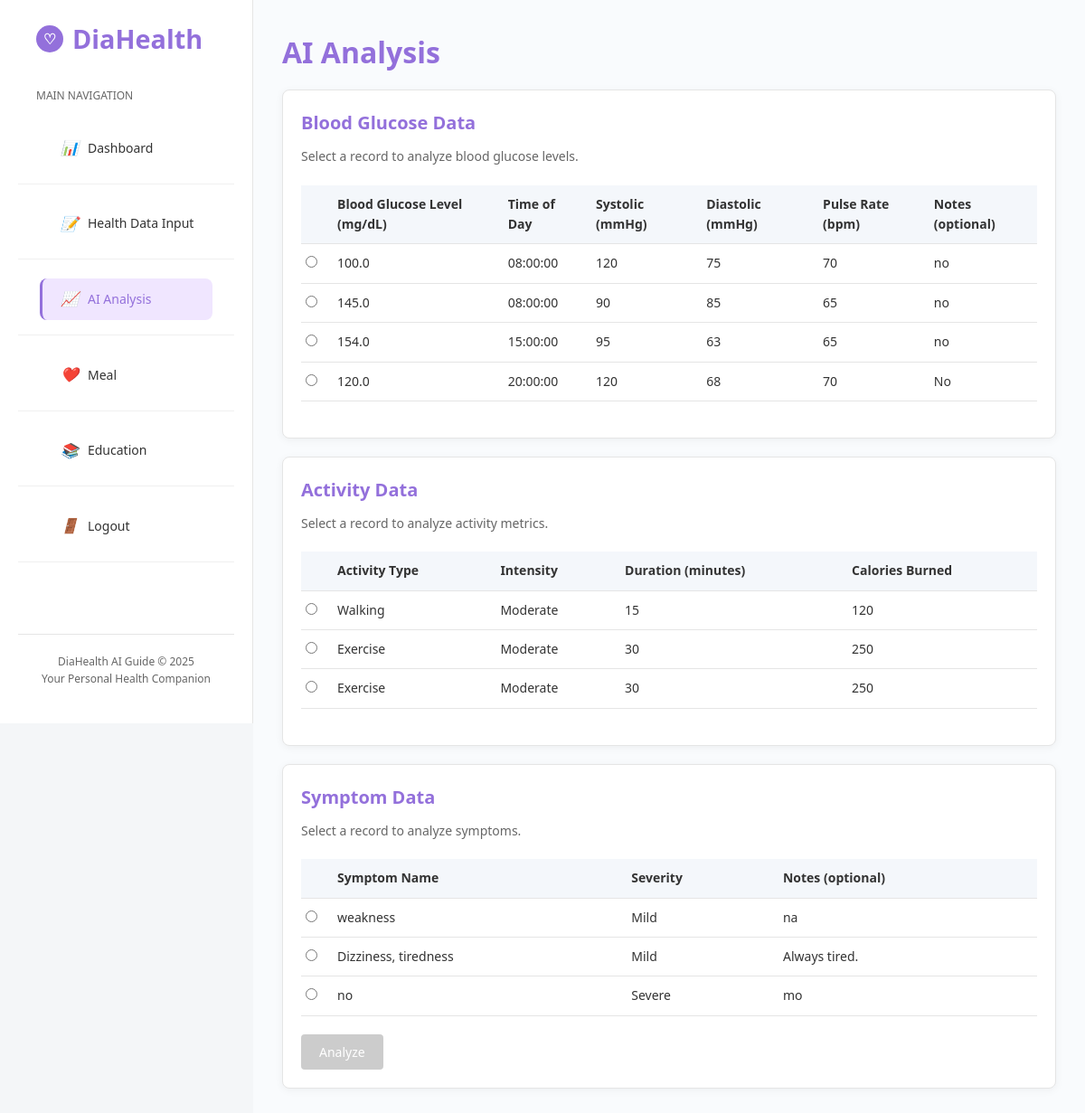
Screenshot of /ai_analysis.php with the database file from the repository.
### tables this page shows
CREATE TABLE `healthinfo` (
  `blood_glucose_level` decimal(5,1) DEFAULT NULL,
  `time_of_day` time DEFAULT NULL,
  `glucose_notes` varchar(255) DEFAULT NULL,
  `activity_type` varchar(100) DEFAULT NULL,
  `intensity` enum('Low','Moderate','High') DEFAULT NULL,
  `duration_minutes` int(11) DEFAULT NULL,
  `calories_burned` int(11) DEFAULT NULL,
  `symptom_name` varchar(100) DEFAULT NULL,
  `severity` enum('Mild','Moderate','Severe') DEFAULT NULL,
  `symptom_notes` varchar(255) DEFAULT NULL,
  `id` int(11) NOT NULL,
  `user_id` int(11) NOT NULL,
  `systolic` int(11) DEFAULT NULL,
  `diastolic` int(11) DEFAULT NULL,
  `pulse_rate` int(11) DEFAULT NULL
);

### ai_analysis.php (the view, shortened to what this page needs)
<?php
$servername = "localhost";
$username = "root";
$password = "";
$dbname = "health_data";
$conn = new mysqli($servername, $username, $password, $dbname);
$sql = "SELECT blood_glucose_level, time_of_day, glucose_notes, systolic, diastolic, pulse_rate,
               activity_type, intensity, duration_minutes, calories_burned,
               symptom_name, severity, symptom_notes
        FROM healthinfo";
$result = $conn->query($sql);
$glucoseData = [];
$activityData = [];
$symptomData = [];
if ($result->num_rows > 0) {
    while ($row = $result->fetch_assoc()) {
        if (!is_null($row['blood_glucose_level'])) {
            $glucoseData[] = $row;
        } elseif (!is_null($row['activity_type'])) {
            $activityData[] = $row;
        } elseif (!is_null($row['symptom_name'])) {
            $symptomData[] = $row;
        }
    }
}
?>
<!DOCTYPE html>
<html lang="en">
<head>
    <link rel="stylesheet" href="https://cdnjs.cloudflare.com/ajax/libs/font-awesome/5.15.4/css/all.min.css">
    <link rel="stylesheet" href="styles1.css">
</head>
<body>
<div class="sidebar">
    <div class="logo">
        <div class="logo-icon">
            <span class="heart-icon">♡</span>
        </div>
        DiaHealth
    </div>
    <div class="nav-header">Main Navigation</div>
    <ul class="nav-links">
        <li><a href="dashboard.php"><i>📊</i> Dashboard</a></li>
        <li><a href="healthdata.php"><i>📝</i> Health Data Input</a></li>
        <li><a href="ai_analysis.php" class="active"><i>📈</i> AI Analysis</a></li>
        <li><a href="meal.php"><i>❤️</i> Meal</a></li>
        <li><a href="educational.php"><i>📚</i> Education</a></li>
        <li><a href="index.php"><i>🚪</i> Logout</a></li>
    </ul>
    <div class="footer">
        DiaHealth AI Guide © 2025<br>
        Your Personal Health Companion
    </div>
</div>
        <main class="main-content">
            <h1 class="page-title">AI Analysis</h1>
            <div class="card">
                <h2 class="card-title">Blood Glucose Data</h2>
                <p class="card-subtitle">Select a record to analyze blood glucose levels.</p>
                <table id="glucose-table" class="health-table">
                    <thead>
                        <tr>
                            <th></th>
                            <th>Blood Glucose Level (mg/dL)</th>
                            <th>Time of Day</th>
                            <th>Systolic (mmHg)</th>
                            <th>Diastolic (mmHg)</th>
                            <th>Pulse Rate (bpm)</th>
                            <th>Notes (optional)</th>
                        </tr>
                    </thead>
                    <tbody>
                        <?php
                        if (!empty($glucoseData)) {
                            foreach ($glucoseData as $index => $row) {
                                $glucose_level = htmlspecialchars($row['blood_glucose_level'] ?? '');
                                $time_of_day = htmlspecialchars($row['time_of_day'] ?? '');
                                $systolic = htmlspecialchars($row['systolic'] ?? '');
                                $diastolic = htmlspecialchars($row['diastolic'] ?? '');
                                $pulse_rate = htmlspecialchars($row['pulse_rate'] ?? '');
                                $glucose_notes = htmlspecialchars($row['glucose_notes'] ?? '');
                                echo "<tr data-index='$index'
                                        data-blood-glucose-level='$glucose_level'
                                        data-time-of-day='$time_of_day'
                                        data-systolic='$systolic'
                                        data-diastolic='$diastolic'
                                        data-pulse-rate='$pulse_rate'
                                        data-glucose-notes='$glucose_notes'>";
                                echo "<td><input type='radio' name='glucose-row' value='$index' onclick='selectRow(this)'></td>";
                                echo "<td>$glucose_level</td>";
                                echo "<td>$time_of_day</td>";
                                echo "<td>$systolic</td>";
                                echo "<td>$diastolic</td>";
                                echo "<td>$pulse_rate</td>";
                                echo "<td>$glucose_notes</td>";
                                echo "</tr>";
                            }
                        } else {
                            echo "<tr><td colspan='7'>No blood glucose data available</td></tr>";
                        }
                        ?>
                    </tbody>
                </table>
            </div>
            <div class="card">
                <h2 class="card-title">Activity Data</h2>
                <p class="card-subtitle">Select a record to analyze activity metrics.</p>
                <table id="activity-table" class="health-table">
                    <thead>
                        <tr>
                            <th></th>
                            <th>Activity Type</th>
                            <th>Intensity</th>
                            <th>Duration (minutes)</th>
                            <th>Calories Burned</th>
                        </tr>
                    </thead>
                    <tbody>
                        <?php
                        if (!empty($activityData)) {
                            foreach ($activityData as $index => $row) {
                                $activity_type = htmlspecialchars($row['activity_type'] ?? '');
                                $intensity = htmlspecialchars($row['intensity'] ?? '');
                                $duration = htmlspecialchars($row['duration_minutes'] ?? '');
                                $calories = htmlspecialchars($row['calories_burned'] ?? '');
                                echo "<tr data-index='$index'
                                        data-activity-type='$activity_type'
                                        data-intensity='$intensity'
                                        data-duration-minutes='$duration'
                                        data-calories-burned='$calories'>";
                                echo "<td><input type='radio' name='activity-row' value='$index' onclick='selectRow(this)'></td>";
                                echo "<td>$activity_type</td>";
                                echo "<td>$intensity</td>";
                                echo "<td>$duration</td>";
                                echo "<td>$calories</td>";
                                echo "</tr>";
                            }
                        } else {
                            echo "<tr><td colspan='5'>No activity data available</td></tr>";
                        }
                        ?>
                    </tbody>
                </table>
            </div>
            <div class="card">
                <h2 class="card-title">Symptom Data</h2>
                <p class="card-subtitle">Select a record to analyze symptoms.</p>
                <table id="symptom-table" class="health-table">
                    <thead>
                        <tr>
                            <th></th>
                            <th>Symptom Name</th>
                            <th>Severity</th>
                            <th>Notes (optional)</th>
                        </tr>
                    </thead>
                    <tbody>
                        <?php
                        if (!empty($symptomData)) {
                            foreach ($symptomData as $index => $row) {
                                $symptom_name = htmlspecialchars($row['symptom_name'] ?? '');
                                $severity = htmlspecialchars($row['severity'] ?? '');
                                $symptom_notes = htmlspecialchars($row['symptom_notes'] ?? '');
                                echo "<tr data-index='$index'
                                        data-symptom-name='$symptom_name'
                                        data-severity='$severity'
                                        data-symptom-notes='$symptom_notes'>";
                                echo "<td><input type='radio' name='symptom-row' value='$index' onclick='selectRow(this)'></td>";
                                echo "<td>$symptom_name</td>";
                                echo "<td>$severity</td>";
                                echo "<td>$symptom_notes</td>";
                                echo "</tr>";
                            }
                        } else {
                            echo "<tr><td colspan='4'>No symptom data available</td></tr>";
                        }
                        ?>
                    </tbody>
                </table>
                <button id="analyze-btn" class="btn btn-primary" disabled>Analyze</button>
            </div>
        </main>
</body>
</html>

### rows the page displays
healthinfo: blood_glucose_level "100.0", time_of_day "08:00:00", systolic "120", diastolic "75", pulse_rate "70", glucose_notes "no"
healthinfo: blood_glucose_level "145.0", time_of_day "08:00:00", systolic "90", diastolic "85", pulse_rate "65", glucose_notes "no"
healthinfo: blood_glucose_level "154.0", time_of_day "15:00:00", systolic "95", diastolic "63", pulse_rate "65", glucose_notes "no"
healthinfo: blood_glucose_level "120.0", time_of_day "20:00:00", systolic "120", diastolic "68", pulse_rate "70", glucose_notes "No"
healthinfo: activity_type "Walking", intensity "Moderate", duration_minutes "15", calories_burned "120"
healthinfo: activity_type "Exercise", intensity "Moderate", duration_minutes "30", calories_burned "250"
healthinfo: activity_type "Exercise", intensity "Moderate", duration_minutes "30", calories_burned "250"
healthinfo: symptom_name "weakness", severity "Mild", symptom_notes "na"
healthinfo: symptom_name "Dizziness, tiredness", severity "Mild", symptom_notes "Always tired."
healthinfo: symptom_name "no", severity "Severe", symptom_notes "mo"
